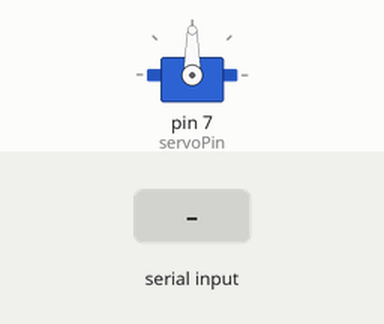
Recording of a sketch running on a simulated Arduino Mega 2560, built with avr-gcc and run on an emulated ATmega2560. On the bench: servo. Inputs (shaded band) come from the test bench. What the sketch prints to the serial monitor is not drawn.

Above: at 2.2 s.
2.3 s: "90,45\n" received over the second serial link
At 3.1 s:
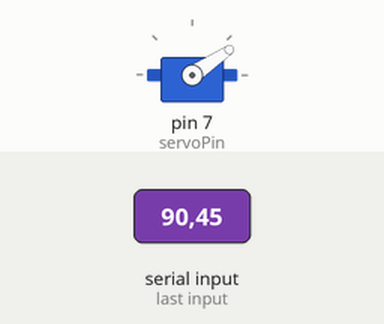
4.0 s: "30,150\n" received over the second serial link
At 4.9 s:
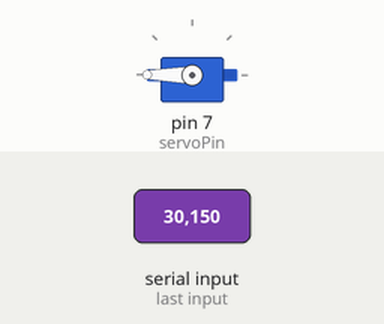
5.7 s: "5\n" received over the second serial link
At 6.9 s:
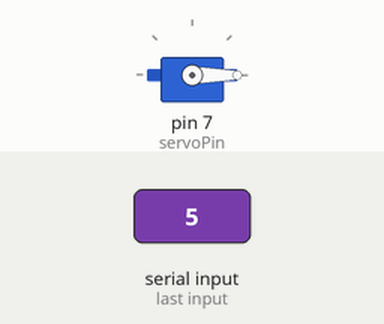
7.2 s: "200\n" received over the second serial link
At 8.1 s:
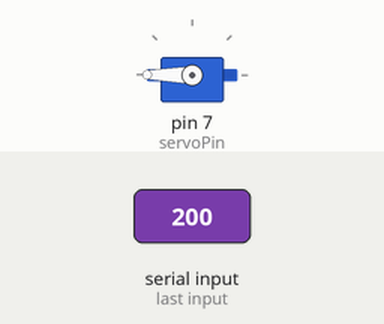
Timing chart, 0 to 9.8 s (numbered marks = the images above; inputs shaded):
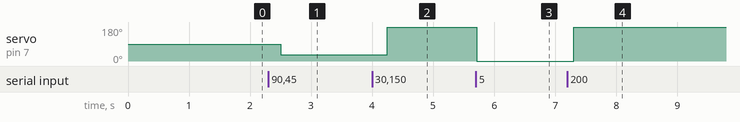

Measured:
- after the input at 2.3 s, servo on pin 7 (servoPin): 90° → 34° after 0.20 s
- after the input at 4.0 s, servo on pin 7 (servoPin): 34° → 180° after 0.25 s
- after the input at 5.7 s, servo on pin 7 (servoPin): 180° → 0° at once
- after the input at 7.2 s, servo on pin 7 (servoPin): 0° → 180° after 0.11 s

The sketch:

Child.ino
```cpp
#define TX 18
#define RX 19

#define NUM_DIGITS 3

#include <Servo.h>

int servoPin = 7;          // the PWM pin the LED is attached to
int place = pow(10,NUM_DIGITS-1);
int angle = 0;

Servo myservo;

void setup() {

  myservo.attach(servoPin);

  Serial.begin(9600); //Talking to the computer
  Serial1.begin(115200); //receiving from another computer

  Serial.println("Child Arduino Working");
  delay(1000);

}

void loop() {

  //Debug
  //angle+=20;
  //if (angle>180){angle=0;}
  //myservo.write(angle);
  //delay(1000);

  //while (false) {
  while (Serial1.available() > 0) {
    //Grab 1 digit at a time
    char input = Serial1.read();
    Serial.print("Input = ");
    Serial.print(input);

    if (input == '\n') { //Read until you get to a line feed
      Serial.print("Input was a line feed");
      //Reset place
      place = pow(10,NUM_DIGITS-1);

      //Clear LED
      myservo.write(angle);

      //Reset angle
      angle = 0;

      Serial1.write('\n');
    } else {
      //Convert the input to a number
      int digit = input - '0';

      Serial.print(" Digit = ");
      Serial.print(digit);
      Serial.print(" ");

      angle += digit*place;

      Serial.print(" Number = ");
      Serial.print(angle);
      Serial.print(" ");
      Serial.print(" Place = ");
      Serial.print(place);
      Serial.print('\n');

      place/=10;
    }
  }
}
```
